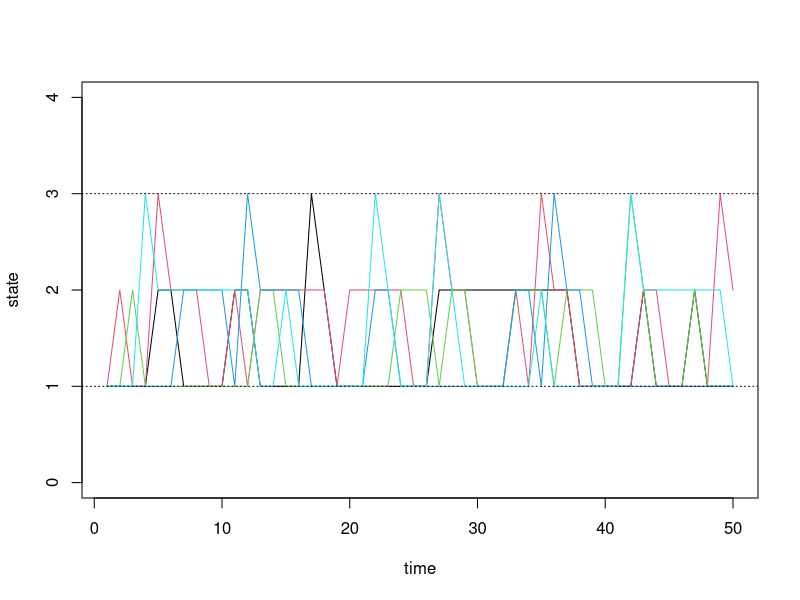
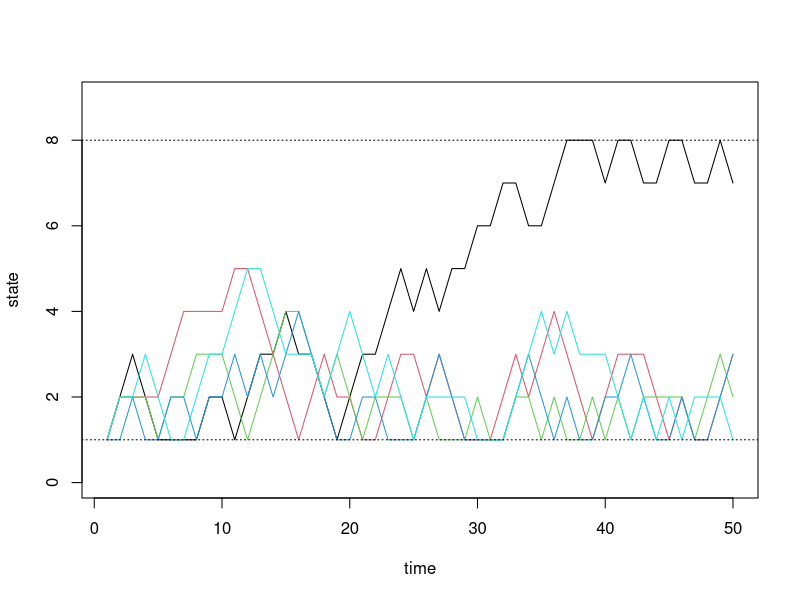

Here is the R script that generated these plots, in order:
## ---- chunk 1
knitr::opts_chunk$set(comment = "#",collapse = TRUE,fig.align = "center")
## ---- chunk 2
# simulate discrete Markov chains according to transition matrix P
run.mc.sim <- function( P, num.iters = 50 ) {
  
  # number of possible states
  num.states <- nrow(P)
  
  # stores the states X_t through time
  states     <- numeric(num.iters)

  # initialize variable for first state 
  states[1]    <- 1

  for(t in 2:num.iters) {
    
    # probability vector to simulate next state X_{t+1}
    p  <- P[states[t-1], ]
    
    ## draw from multinomial and determine state
    states[t] <-  which(rmultinom(1, 1, p) == 1)
  }
  return(states)
}
## ---- chunk 3
# setup transition matrix 
P <- t(matrix(c( 0.7, 0.2, 0.1, 
                 0.4, 0.6,   0, 
                   0,   1,   0  ), nrow=3, ncol=3))
## ---- chunk 4
num.chains     <- 5
num.iterations <- 50

# each column stores the sequence of states for a single chains
chain.states  <- matrix(NA, ncol=num.chains, nrow=num.iterations)

# simulate chains
for(c in seq_len(num.chains)){
  chain.states[,c] <- run.mc.sim(P)
}
## ---- chunk 5
matplot(chain.states, type='l', lty=1, col=1:5, ylim=c(0,4), ylab='state', xlab='time')
abline(h=1, lty=3)
abline(h=3, lty=3)
## ---- chunk 6
P <- t(matrix(c( 1/3, 2/3,   0,   0,  0,   0,   0,   0,
                 1/3, 1/3, 1/3,   0,  0,   0,   0,   0,
                   0, 1/3, 1/3, 1/3,  0,   0,   0,   0,
                   0,   0, 1/3, 1/3, 1/3,  0,   0,   0,
                   0,   0,   0, 1/3, 1/3, 1/3,  0,   0,
                   0,   0,   0,   0, 1/3, 1/3, 1/3,  0,
                   0,   0,   0,   0,   0, 1/3, 1/3, 1/3,
                   0,   0,   0,   0,   0,   0, 2/3, 1/3), nrow=8, ncol=8))
## ---- chunk 7
num.chains     <- 5
num.iterations <- 50
chain.states <- matrix(NA, ncol=num.chains, nrow=num.iterations)
for(c in seq_len(num.chains)){
  chain.states[,c] <- run.mc.sim(P)
}
## ---- chunk 8
matplot(chain.states, type='l', lty=1, col=1:5, ylim=c(0,9), ylab='state', xlab='time')
abline(h=1, lty=3)
abline(h=8, lty=3)
